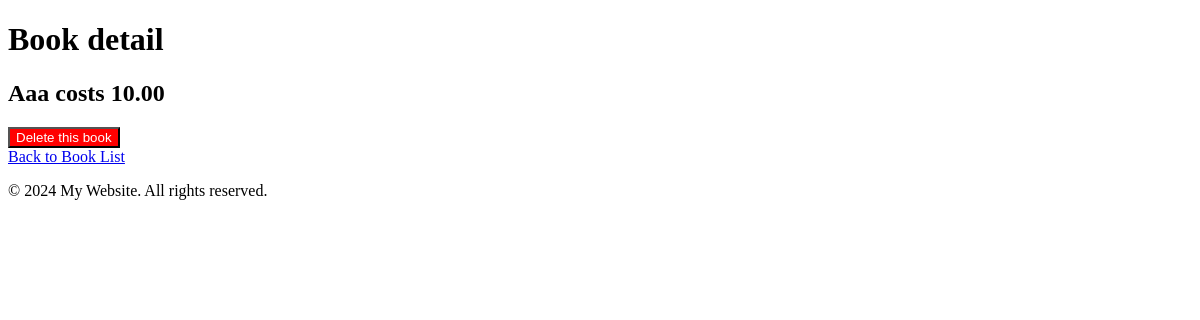
/detail/3, run on an earlier commit of the app's database.
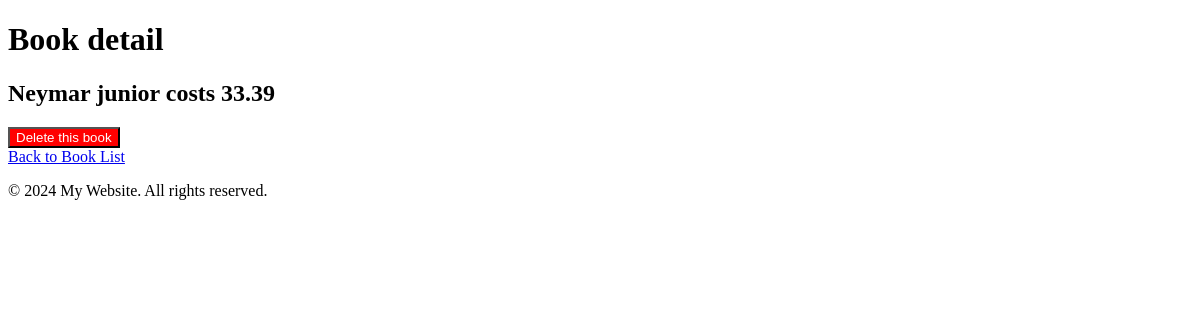
And on a later commit of the database.
### myapp/models.py (models this page shows, shortened)
class Book(SearchableModel, models.Model):
    title = models.CharField(max_length=200, blank=False, null=False)
    content = models.TextField(blank=True, null=True)
    author = models.ForeignKey(Author, on_delete=models.CASCADE)
    price = models.DecimalField(
        max_digits=1000,
        decimal_places=2,
        validators=[MinValueValidator(Decimal('0.00'))], default=33.33
    )

### myapp/views.py (the view)
# urls.py: path('detail/<int:id>', BookDetailView.as_view(), name='book_detail'),
class BookDetailView(DetailView):
    template_name = 'myapp/detail.html'
    context_object_name = 'object'
    def get_object(self, **kwargs):
        id_ = self.kwargs.get("id")
        return get_object_or_404(Book, id=id_)

### myapp/templates/myapp/detail.html (shortened to what this page needs)
{% extends 'base.html' %}
{% block content %}
<h1> Book detail</h1>
<h2>{{object.title}} costs {{object.price}}</h2>
<form method="POST" action="{% url 'myapp:book_delete' object.id %}">
    <button type="submit"
            onclick="return confirm('Are you sure you want to delete this book?');"
            style="background-color: red; color: white;">Delete this book
    </button>
</form>
<a href="{% url 'myapp:book_list' %}">Back to Book List</a>
{% endblock %}

What changed in the data, as far as the page shows it:
changed Book: title "Aaa" → "Neymar junior"; price "10.00" → "33.39"
